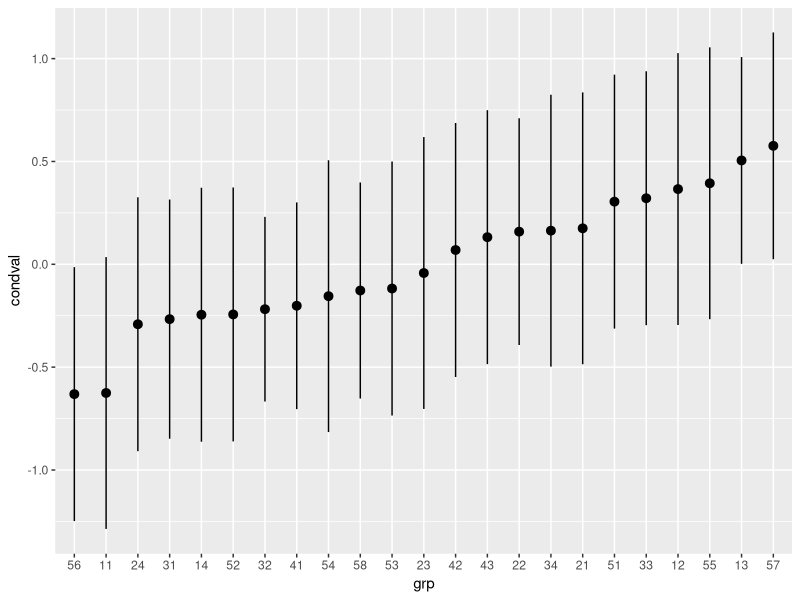

This chart was generated by the following R code:
## ---- chunk 1
knitr::opts_chunk$set(echo = TRUE)
## ---- chunk 2
library(tidyverse)
library(lme4)
lamb <- read.csv(file = "lamb.csv") %>%
        mutate(Sire = factor(Sire),
               Line = factor(Line),
               Age  = factor(Age)
        )
lamb_reml <- lmer(Weight ~ Line + Age - 1 + (1|Sire), data = lamb)
## ---- chunk 3
head(fitted(lamb_reml))
## ---- chunk 4
head(predict(lamb_reml))
## ---- chunk 5
head(getME(lamb_reml, "mu"))
## ---- chunk 6
as.data.frame(ranef(lamb_reml))
## ---- chunk 7
lamb_reml %>%
  ranef() %>%
  as.data.frame() %>%
  ggplot(aes(grp, condval)) +
  geom_pointrange(aes(ymin = condval - condsd, ymax = condval + condsd))
